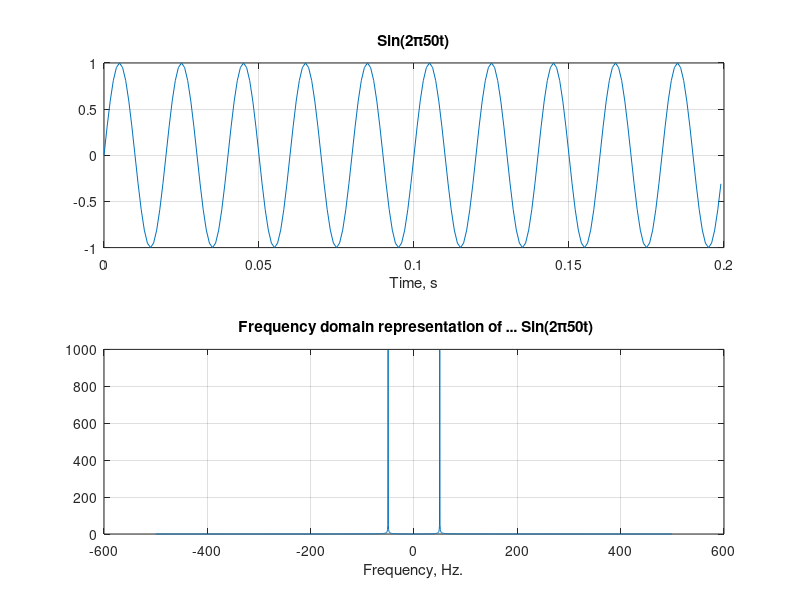

This chart was generated by the following MATLAB code:
clc;

clear all;

close all;

t=-1:0.001:1;

x=sin(2*pi*50*t);
% Discretize the value of t from -1 to 1 with the increment of 0.001

% write the function x = sin(2π50t) in MATLAB

%Use the subplot function
subplot(2,1,1);
X=abs(fft(x));
plot(t(1001:1200),x(1:200));

grid;

title('Sin(2\pi50t)')

xlabel('Time, s')

%Use the subplot function

% write the matlab code for absolute value of fast Fourier transform of x, and assign it as X

% Now find the fftshift of X to get X2

X2=fftshift(X);
f=-499.9:1000/2001:500;
subplot(2,1,2);

plot(f,X2);

grid;

title(' Frequency domain representation of … Sin(2\pi50t)');

xlabel('Frequency, Hz.');